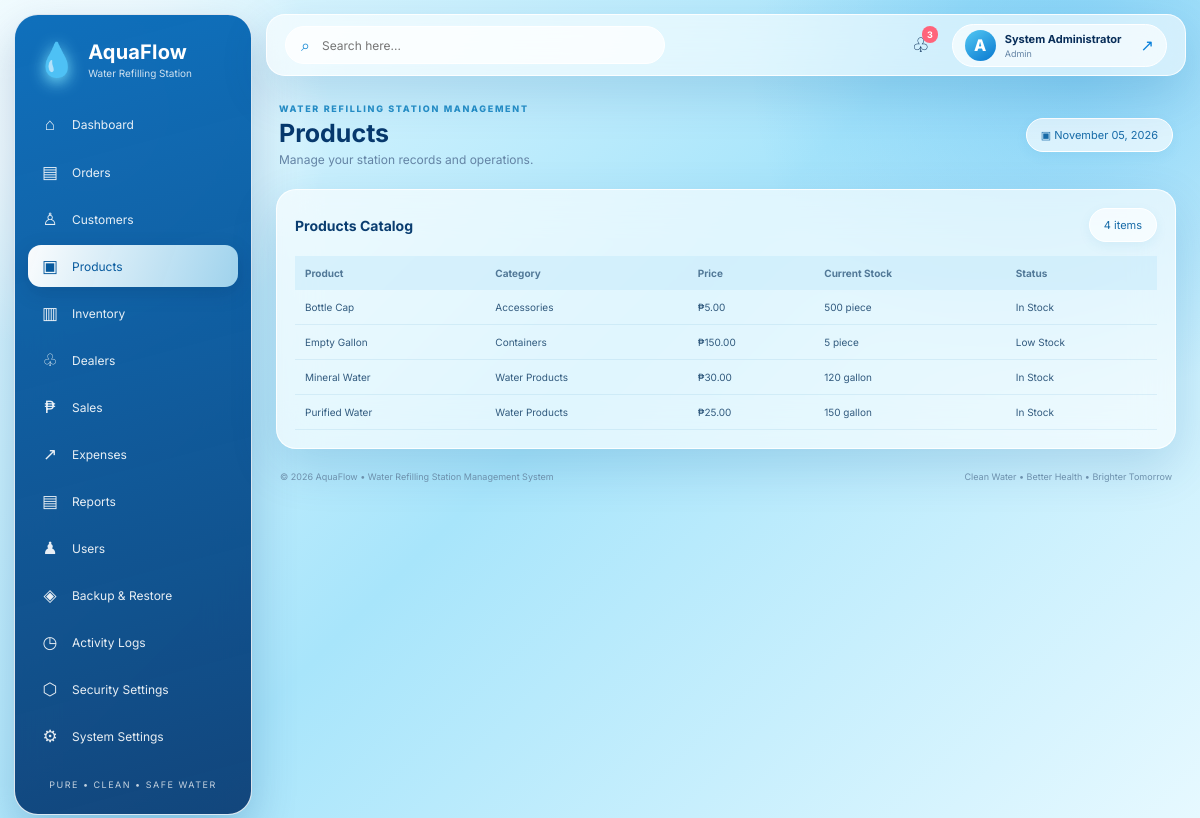
Screenshot of /index.php?page=products (signed in) with the database file from the repository.
### tables this page shows
CREATE TABLE IF NOT EXISTS products (
 id INT AUTO_INCREMENT PRIMARY KEY, product_name VARCHAR(120) NOT NULL,
 category VARCHAR(80), price DECIMAL(10,2) NOT NULL DEFAULT 0,
 stock INT NOT NULL DEFAULT 0, unit VARCHAR(30) DEFAULT 'piece',
 low_stock_threshold INT NOT NULL DEFAULT 10, created_at TIMESTAMP DEFAULT CURRENT_TIMESTAMP
);

### includes/functions.php (called while the page is built, shortened)
<?php
function e($value): string { return htmlspecialchars((string)$value, ENT_QUOTES, 'UTF-8'); }

### index.php (the view, shortened to what this page needs)
<?php
require_once __DIR__.'/includes/functions.php'; require_login();
$page=$_GET['page'] ?? 'dashboard';
function count_rows($pdo,$table){ return (int)$pdo->query("SELECT COUNT(*) FROM `$table`")->fetchColumn(); }
$totalSales=(float)$pdo->query("SELECT COALESCE(SUM(total),0) FROM orders WHERE status='Completed'")->fetchColumn();
$orders=count_rows($pdo,'orders'); $customers=count_rows($pdo,'customers'); $stock=(int)$pdo->query("SELECT COALESCE(SUM(stock),0) FROM products")->fetchColumn();
$recent=$pdo->query("SELECT o.*, c.full_name FROM orders o LEFT JOIN customers c ON c.id=o.customer_id ORDER BY o.id DESC LIMIT 5")->fetchAll();
$nav=[['dashboard','⌂','Dashboard'],['orders','▤','Orders'],['customers','♙','Customers'],['products','▣','Products'],['inventory','▥','Inventory'],['dealers','♧','Dealers'],['sales','₱','Sales'],['expenses','↗','Expenses'],['reports','▤','Reports'],['users','♟','Users'],['backup','◈','Backup & Restore'],['activity','◷','Activity Logs'],['security','⬡','Security Settings'],['settings','⚙','System Settings']];
$title=ucwords(str_replace('_',' ',$page));
function rows_table($rows,$headers){ echo '<div class="table-wrap"><table><thead><tr>'; foreach($headers as $h) echo '<th>'.e($h).'</th>'; echo '</tr></thead><tbody>'; foreach($rows as $r){echo '<tr>'; foreach($r as $v) echo '<td>'.e($v).'</td>'; echo '</tr>';} if(!$rows) echo '<tr><td colspan="'.count($headers).'" class="empty">No records yet.</td></tr>'; echo '</tbody></table></div>'; }
?>
<!doctype html><html lang="en"><head><link rel="stylesheet" href="assets/css/style.css"></head><body class="app-body"><div class="app-shell">
<aside class="sidebar glass"><a class="brand" href="index.php"><span class="brand-drop">💧</span><span><b>AquaFlow</b><small>Water Refilling Station</small></span></a><nav><?php foreach($nav as $n):?><a class="<?=($page===$n[0]?'active':'')?>" href="index.php?page=<?=$n[0]?>"><i><?=$n[1]?></i><?=$n[2]?></a><?php endforeach;?></nav><div class="side-foot">PURE • CLEAN • SAFE WATER</div></aside>
<main class="main-area"><header class="topbar glass"><div class="search"><span>⌕</span><input placeholder="Search here..."></div><div class="top-actions"><span class="bell">♧<b>3</b></span><div class="user-chip"><span class="avatar">A</span><span><b><?=e($_SESSION['user']['name'])?></b><small><?=e($_SESSION['user']['role'])?></small></span><a href="logout.php" title="Sign out">↗</a></div></div></header>
<div class="content"><div class="page-heading"><div><p class="eyebrow">WATER REFILLING STATION MANAGEMENT</p><h1><?= $page==='dashboard'?'Welcome Back, '.e($_SESSION['user']['name']).'!':e($title) ?></h1><p class="muted"><?= $page==='dashboard'?'Here is what is happening in your station today.':'Manage your station records and operations.' ?></p></div><div class="date-pill">▣ <?=date('F d, Y')?></div></div>
<?php if($page==='dashboard'):?>
<div class="stat-grid"><div class="stat-card blue"><span>🛒</span><div><small>Total Sales</small><strong><?=money($totalSales)?></strong><em>Completed orders</em></div></div><div class="stat-card aqua"><span>▤</span><div><small>Today's Orders</small><strong><?=$orders?></strong><em>Recorded orders</em></div></div><div class="stat-card violet"><span>♙</span><div><small>Total Customers</small><strong><?=$customers?></strong><em>Registered customers</em></div></div><div class="stat-card orange"><span>▣</span><div><small>Available Stocks</small><strong><?=$stock?></strong><em>Across all products</em></div></div></div>
<div class="dashboard-grid"><section class="panel glass"><div class="panel-head"><h2>Monthly Sales Overview</h2><span class="tag">2026</span></div><div class="chart"><div class="y-labels"><span>40K</span><span>30K</span><span>20K</span><span>10K</span><span>0</span></div><div class="bars"><?php foreach([18,34,48,39,66,51,42,61,56,83,74,88] as $i=>$v):?><div class="bar-col"><div class="bar" style="height:<?=$v?>%"></div><small><?=date('M',mktime(0,0,0,$i+1,1))?></small></div><?php endforeach;?></div></div></section>
<section class="panel glass"><div class="panel-head"><h2>Order Status</h2><span class="tag">Overview</span></div><div class="status-list"><?php foreach(['Pending','Processing','Completed','Cancelled'] as $st):$c=(int)$pdo->query("SELECT COUNT(*) FROM orders WHERE status=".$pdo->quote($st))->fetchColumn();?><div><span class="dot <?=strtolower($st)?>"></span><?=$st?><b><?=$c?></b></div><?php endforeach;?></div><div class="water-note">💧 <b>Every drop counts.</b><small>Keep your stock updated.</small></div></section></div>
<div class="dashboard-grid lower"><section class="panel glass"><div class="panel-head"><h2>Recent Orders</h2><a href="index.php?page=orders">View all →</a></div><?php $r=[];foreach($recent as $o)$r[]=[$o['order_no'],$o['full_name']??'Walk-in','—',money($o['total']),$o['status'],date('m/d/Y',strtotime($o['order_date']))];rows_table($r,['Order #','Customer','Product','Total','Status','Date']);?></section><section class="panel glass"><div class="panel-head"><h2>Low Stock Alerts</h2><a href="index.php?page=inventory">View all →</a></div><?php $low=$pdo->query('SELECT product_name,stock,unit FROM products WHERE stock<=low_stock_threshold ORDER BY stock ASC LIMIT 6')->fetchAll();$r=[];foreach($low as $p)$r[]=[$p['product_name'],$p['stock'].' '.$p['unit'],'Low Stock'];rows_table($r,['Product','Current Stock','Status']);?></section></div>
<?php elseif(in_array($page,['products','inventory'])):$rr=$pdo->query('SELECT product_name,category,price,stock,unit,low_stock_threshold FROM products ORDER BY product_name')->fetchAll();$r=[];foreach($rr as $x)$r[]=[$x['product_name'],$x['category'],money($x['price']),$x['stock'].' '.$x['unit'],$x['stock']<=$x['low_stock_threshold']?'Low Stock':'In Stock'];?><section class="panel glass"><div class="panel-head"><h2><?=$page==='products'?'Products Catalog':'Inventory Monitoring'?></h2><span class="tag"><?=count($rr)?> items</span></div><?php rows_table($r,['Product','Category','Price','Current Stock','Status']);?></section>
<?php endif;?>
<footer>© <?=date('Y')?> AquaFlow • Water Refilling Station Management System <span>Clean Water • Better Health • Brighter Tomorrow</span></footer></div></main></div></body></html>

### assets/css/style.css (style rules this page uses)
:root { --navy:#073a70;--blue:#087fda;--cyan:#38c7f2;--ink:#092e59;--muted:#6484a5;--glass:rgba(255,255,255,.66);--line:rgba(255,255,255,.82);--shadow:0 18px 48px rgba(0,79,151,.16) }
* { box-sizing:border-box }
body { margin:0;font-family:Inter,Arial,sans-serif;color:var(--ink);background:linear-gradient(135deg,#dff7ff,#8ed7fa 45%,#e9faff);min-height:100vh }
body:before { content:"";position:fixed;inset:0;z-index:-1;background:radial-gradient(circle at 8% 15%,rgba(255,255,255,.95),transparent 18%),radial-gradient(circle at 90% 8%,rgba(0,143,230,.24),transparent 25%),linear-gradient(135deg,#eafaff 0%,#a8e5fb 48%,#e7f9ff 100%) }
.glass { background:rgba(255,255,255,.48);border:1px solid rgba(255,255,255,.85);box-shadow:var(--shadow);backdrop-filter:blur(20px);-webkit-backdrop-filter:blur(20px) }
.app-shell { display:flex;min-height:100vh;padding:14px;gap:14px }
.sidebar { width:238px;flex:0 0 238px;border-radius:24px;padding:20px 13px;background:linear-gradient(165deg,rgba(0,103,184,.94),rgba(3,54,111,.91));color:#fff;box-shadow:0 18px 45px rgba(0,67,135,.24);display:flex;flex-direction:column }
.brand { display:flex;align-items:center;gap:11px;color:#fff;text-decoration:none;padding:4px 8px 24px }
.brand-drop { font-size:33px;filter:drop-shadow(0 4px 8px #7ee7ff) }
.brand b { font-size:20px;display:block;letter-spacing:.2px }
.brand small { display:block;font-size:10px;opacity:.8;margin-top:3px }
.sidebar nav { display:flex;flex-direction:column;gap:5px }
.sidebar nav a { color:rgba(255,255,255,.9);text-decoration:none;padding:11px 12px;border-radius:13px;font-size:12px;display:flex;align-items:center;gap:12px;transition:.2s }
.sidebar nav a i { font-style:normal;width:20px;text-align:center;font-size:17px }
.sidebar nav a:hover,.sidebar nav a.active { background:linear-gradient(110deg,rgba(255,255,255,.98),rgba(194,239,255,.8));color:#075a9e;box-shadow:0 6px 20px rgba(0,34,80,.18) }
.side-foot { margin-top:auto;text-align:center;font-size:9px;letter-spacing:1.5px;opacity:.75;padding:22px 0 4px }
.main-area { min-width:0;flex:1 }
.topbar { height:62px;border-radius:19px;padding:10px 18px;display:flex;justify-content:space-between;align-items:center;background:rgba(255,255,255,.58) }
.search { display:flex;align-items:center;gap:10px;width:min(380px,55%);background:rgba(255,255,255,.76);border:1px solid #fff;border-radius:30px;padding:8px 15px;color:#1689d5 }
.search input { border:0;outline:0;background:transparent;width:100%;font:inherit;font-size:12px;color:var(--ink) }
.top-actions { display:flex;align-items:center;gap:22px }
.bell { font-size:20px;position:relative }
.bell b { position:absolute;right:-8px;top:-7px;background:#ff647b;color:#fff;border-radius:20px;font-size:9px;padding:3px 5px }
.user-chip { display:flex;align-items:center;gap:9px;background:rgba(255,255,255,.65);border:1px solid #fff;border-radius:30px;padding:5px 12px }
.avatar { width:31px;height:31px;border-radius:50%;display:grid;place-items:center;background:linear-gradient(145deg,#54c9f4,#0877cf);color:#fff;font-weight:800 }
.user-chip b,.user-chip small { display:block;font-size:11px }
.user-chip small { font-size:9px;color:var(--muted);margin-top:2px }
.user-chip a { color:var(--blue);text-decoration:none;margin-left:10px }
.content { padding:24px 10px 12px }
.page-heading { display:flex;align-items:center;justify-content:space-between;margin:3px 3px 22px }
.page-heading h1 { font-size:25px;margin:4px 0;color:#07396d }
.page-heading p { margin:0 }
.eyebrow { font-size:9px;letter-spacing:1.7px;color:#268fc7;font-weight:800 }
.muted { color:var(--muted);font-size:12px }
.date-pill,.tag { border:1px solid #fff;background:rgba(255,255,255,.65);border-radius:30px;padding:9px 14px;font-size:11px;color:#176ba8;box-shadow:0 4px 12px rgba(40,139,195,.08) }
.panel { border-radius:20px;padding:18px;min-width:0;background:rgba(255,255,255,.64) }
.panel-head { display:flex;align-items:center;justify-content:space-between;gap:12px;margin-bottom:14px }
.panel h2 { font-size:14px;margin:0;color:#0a3d70 }
.table-wrap { width:100%;overflow:auto }
table { border-collapse:collapse;width:100%;font-size:10px;white-space:nowrap }
th { text-align:left;color:#527998;background:rgba(194,232,249,.48);font-weight:700;padding:11px 10px }
td { padding:11px 10px;border-bottom:1px solid rgba(116,180,213,.17);color:#315a7e }
footer { display:flex;justify-content:space-between;color:#7394ae;font-size:9px;padding:22px 4px 8px }

### rows the page displays
products: product_name "Bottle Cap", category "Accessories", v "₱5.00", v "500 piece", v "In Stock"
products: product_name "Empty Gallon", category "Containers", v "₱150.00", v "5 piece", v "Low Stock"
products: product_name "Mineral Water", category "Water Products", v "₱30.00", v "120 gallon", v "In Stock"
products: product_name "Purified Water", category "Water Products", v "₱25.00", v "150 gallon", v "In Stock"

### other values shown
$n[1] "⌂"
$n[2] "Dashboard"
$n[1] "▤"
$n[2] "Orders"
$n[1] "♙"
$n[2] "Customers"
$n[1] "▣"
$n[2] "Products"
$n[1] "▥"
$n[2] "Inventory"
$n[1] "♧"
$n[2] "Dealers"
$n[1] "₱"
$n[2] "Sales"
$n[1] "↗"
